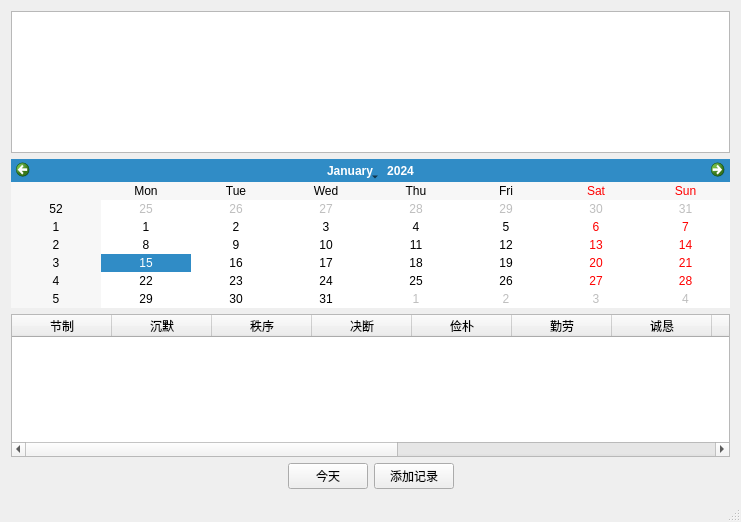
<?xml version="1.0" encoding="UTF-8"?>
<ui version="4.0">
 <class>MainWindow</class>
 <widget class="QMainWindow" name="MainWindow">
  <property name="geometry">
   <rect>
    <x>0</x>
    <y>0</y>
    <width>741</width>
    <height>522</height>
   </rect>
  </property>
  <property name="windowTitle">
   <string>MainWindow</string>
  </property>
  <widget class="QWidget" name="centralWidget">
   <layout class="QGridLayout" name="gridLayout">
    <item row="4" column="3">
     <spacer name="horizontalSpacer">
      <property name="orientation">
       <enum>Qt::Horizontal</enum>
      </property>
      <property name="sizeHint" stdset="0">
       <size>
        <width>312</width>
        <height>20</height>
       </size>
      </property>
     </spacer>
    </item>
    <item row="2" column="0" colspan="4">
     <widget class="QTableWidget" name="tableWidget">
      <column>
       <property name="text">
        <string>节制</string>
       </property>
      </column>
      <column>
       <property name="text">
        <string>沉默</string>
       </property>
      </column>
      <column>
       <property name="text">
        <string>秩序</string>
       </property>
      </column>
      <column>
       <property name="text">
        <string>决断</string>
       </property>
      </column>
      <column>
       <property name="text">
        <string>俭朴</string>
       </property>
      </column>
      <column>
       <property name="text">
        <string>勤劳</string>
       </property>
      </column>
      <column>
       <property name="text">
        <string>诚恳</string>
       </property>
      </column>
      <column>
       <property name="text">
        <string>正直</string>
       </property>
      </column>
      <column>
       <property name="text">
        <string>中庸</string>
       </property>
      </column>
      <column>
       <property name="text">
        <string>清洁</string>
       </property>
      </column>
      <column>
       <property name="text">
        <string>宁静</string>
       </property>
      </column>
      <column>
       <property name="text">
        <string>贞洁</string>
       </property>
      </column>
      <column>
       <property name="text">
        <string>谦逊</string>
       </property>
      </column>
     </widget>
    </item>
    <item row="4" column="0">
     <spacer name="horizontalSpacer_2">
      <property name="orientation">
       <enum>Qt::Horizontal</enum>
      </property>
      <property name="sizeHint" stdset="0">
       <size>
        <width>313</width>
        <height>20</height>
       </size>
      </property>
     </spacer>
    </item>
    <item row="4" column="2">
     <widget class="QPushButton" name="pushButton">
      <property name="text">
       <string>添加记录</string>
      </property>
     </widget>
    </item>
    <item row="0" column="0" colspan="4">
     <widget class="QTextEdit" name="textEdit"/>
    </item>
    <item row="1" column="0" colspan="4">
     <widget class="QCalendarWidget" name="calendarWidget"/>
    </item>
    <item row="4" column="1">
     <widget class="QPushButton" name="curDateBtn">
      <property name="text">
       <string>今天</string>
      </property>
     </widget>
    </item>
   </layout>
  </widget>
  <widget class="QStatusBar" name="statusBar"/>
 </widget>
 <layoutdefault spacing="6" margin="11"/>
 <resources/>
 <connections/>
</ui>
